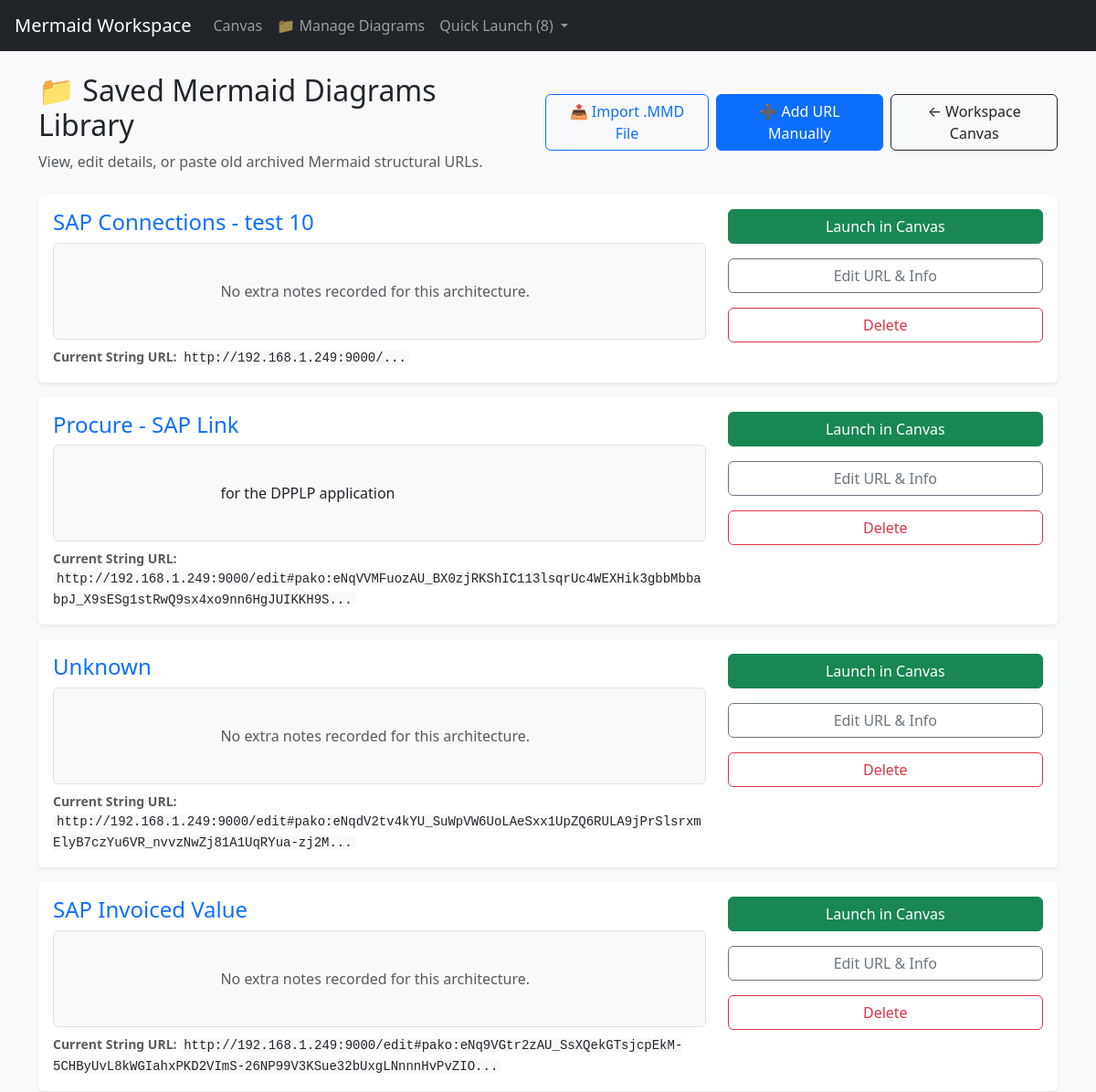
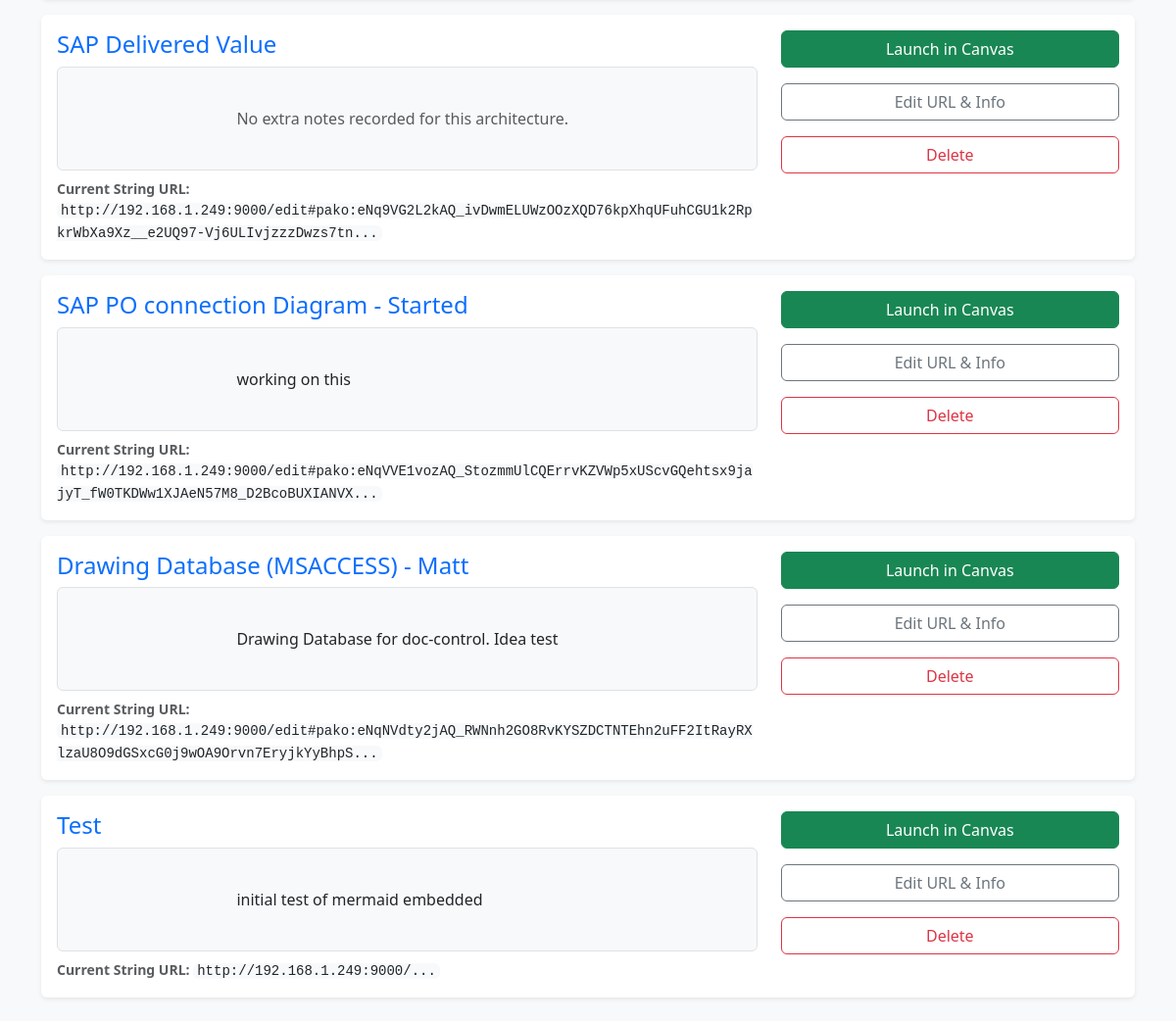
/manage, run on the app's committed database (2 pictures, top to bottom).
### app.py (models this page shows)
class SavedDiagram(db.Model):
    id = db.Column(db.Integer, primary_key=True)
    url = db.Column(db.Text, nullable=False)
    description = db.Column(db.String(255), nullable=False)
    notes = db.Column(db.Text, nullable=True)

### app.py (the view)
@app.route('/manage')
def manage():
    diagrams = SavedDiagram.query.order_by(SavedDiagram.id.desc()).all()
    return render_template('manage.html', diagrams=diagrams)

### app.py (called while the page is built)
@app.context_processor
def inject_saved_links():
    links = SavedDiagram.query.order_by(SavedDiagram.id.desc()).all()
    return dict(saved_links=links)

### templates/manage.html (shortened to what this page needs)
{% extends 'base.html' %}
{% block content %}
<div class="container py-4">
    <div class="d-flex flex-column flex-md-row justify-content-between align-items-md-center mb-4 gap-3">
        <div>
            <h2>📁 Saved Mermaid Diagrams Library</h2>
            <p class="text-muted mb-0">View, edit details, or paste old archived Mermaid structural URLs.</p>
        </div>
        <div class="d-flex gap-2">
            <button class="btn btn-outline-primary" data-bs-toggle="modal" data-bs-target="#uploadModal">📤 Import .MMD File</button>
            <button class="btn btn-primary" data-bs-toggle="modal" data-bs-target="#manualAddModal">➕ Add URL Manually</button>
            <a href="/" class="btn btn-outline-dark">← Workspace Canvas</a>
       </div>
    </div>
    {% if not diagrams %}
        <div class="alert alert-info text-center py-5">
            <h4>No diagrams saved yet!</h4>
            <p class="text-muted">Click "Add Existing Link Manually" above or save states from the main workspace canvas.</p>
        </div>
    {% else %}
        <div class="row g-3">
            {% for diagram in diagrams %}
                <div class="col-12">
                    <div class="card shadow-sm border-0">
                        <div class="card-body">
                            <div class="row align-items-start">
                                <div class="col-md-8">
                                    <h4 class="card-title text-primary mb-1">{{ diagram.description }}</h4>
                                    <div class="bg-light p-3 rounded border my-2" style="white-space: pre-wrap;">
                                        {% if diagram.notes %}{{ diagram.notes }}{% else %}<span class="text-muted italic">No extra notes recorded for this architecture.</span>{% endif %}
                                    </div>
                                    <small class="text-muted text-break d-block mt-2">
                                        <strong>Current String URL:</strong> <span class="font-monospace text-dark bg-light px-1 py-0.5 rounded">{{ diagram.url[:120] }}...</span>
                                    </small>
                                </div>
                                <div class="col-md-4 text-md-end mt-3 mt-md-0 d-flex flex-row flex-md-column justify-content-end gap-2">
                                    <a href="/?url={{ diagram.url | urlencode }}&name={{ diagram.description | urlencode }}" class="btn btn-success w-100 mb-md-2">Launch in Canvas</a>
                                    <button class="btn btn-outline-secondary w-100 mb-md-2" data-bs-toggle="modal" data-bs-target="#editModal-{{ diagram.id }}">Edit URL & Info</button>
                                    <form action="/delete/{{ diagram.id }}" method="POST" onsubmit="return confirm('Are you sure you want to delete this tracking record?');" class="w-100">
                                        <button type="submit" class="btn btn-outline-danger w-100">Delete</button>
                                    </form>
                                </div>
                            </div>
                        </div>
                    </div>
                </div>
            {% endfor %}
        </div>
    {% endif %}
</div>
{% endblock %}

### templates/base.html (shortened to what this page needs)
<!DOCTYPE html>
<html lang="en">
<head>
    <link href="https://cdn.jsdelivr.net/npm/bootstrap@5.3.0/dist/css/bootstrap.min.css" rel="stylesheet">
</head>
<body class="bg-light">
    <nav class="navbar navbar-expand-lg navbar-dark bg-dark px-3">
        <a class="navbar-brand" href="/">Mermaid Workspace</a>
        <div class="collapse navbar-collapse" id="navbarNav">
            <ul class="navbar-nav me-auto">
                <li class="nav-item">
                    <a class="nav-link" href="/">Canvas</a>
                </li>
                <li class="nav-item">
                    <a class="nav-link" href="/manage">📁 Manage Diagrams</a>
                </li>
                <li class="nav-item dropdown">
                    <a class="nav-link dropdown-toggle" href="#" id="historyDropdown" role="button" data-bs-toggle="dropdown" aria-expanded="false">
                        Quick Launch ({{ saved_links|length }})
                    </a>
                </li>
            </ul>
        </div>
    </nav>
    <div class="container-fluid p-0">
        {% block content %}{% endblock %}
    </div>
</body>
</html>

### templates/base.html (style rules this page uses)
body, html { margin: 0; padding: 0; height: 100%; }
.navbar { height: 56px; }

### data on the page
SavedDiagram: description "SAP Connections - test 10", shows "No extra notes recorded for this architecture.", url "http://192.168.1.249:9000/"
SavedDiagram: description "Procure - SAP Link", notes "for the DPPLP application", url "http://192.168.1.249:9000/edit#pako:eNqVVMFuozAU_BX0zjRKShIC113lsqrUc4WEXHik3gbbMbbabpJ_X9sESg1stRwQ9sx4xo9nn6HgJUIKKH9S"
SavedDiagram: description "Unknown", shows "No extra notes recorded for this architecture.", url "http://192.168.1.249:9000/edit#pako:eNqdV2tv4kYU_SuWpVW6UoLAeSxx1UpZQ6RULA9jPrSlsrxmElyB7czYu6VR_nvvzNwZj81A1UqRYua-zj2M"
SavedDiagram: description "SAP Invoiced Value", shows "No extra notes recorded for this architecture.", url "http://192.168.1.249:9000/edit#pako:eNq9VGtr2zAU_SsXQekGTsjcpEkM-5CHByUvL8kWGIahxPKD2VImS-26NP99V3KSue32bUxgLNnnnHvPvZIO"
SavedDiagram: description "SAP Delivered Value", shows "No extra notes recorded for this architecture.", url "http://192.168.1.249:9000/edit#pako:eNq9VG2L2kAQ_ivDwmELUWzOOzXQD76kpXhqUFuhCGU1k2RpkrWbXa9Xz__e2UQ97-Vj6ULIvjzzzDwzs7tn"
SavedDiagram: description "SAP PO connection Diagram - Started", notes "working on this", url "http://192.168.1.249:9000/edit#pako:eNqVVE1vozAQ_StozmmUlCQErrvKZVWp5xUScvGQehtsx9jajyT_fW0TKDWw1XJAeN57M8_D2BcoBUXIANVX"
SavedDiagram: description "Drawing Database (MSACCESS) - Matt", notes "Drawing Database for doc-control. Idea test", url "http://192.168.1.249:9000/edit#pako:eNqNVdty2jAQ_RWNnh2GO8RvKYSZDCTNTEhn2uFF2ItRayRXlzaU8O9dGSxcG0j9wOA9Orvn7EryjkYyBhpS"
SavedDiagram: description "Test", notes "initial test of mermaid embedded", url "http://192.168.1.249:9000/"

### other printed values
{{ saved_links|length }} "8"
